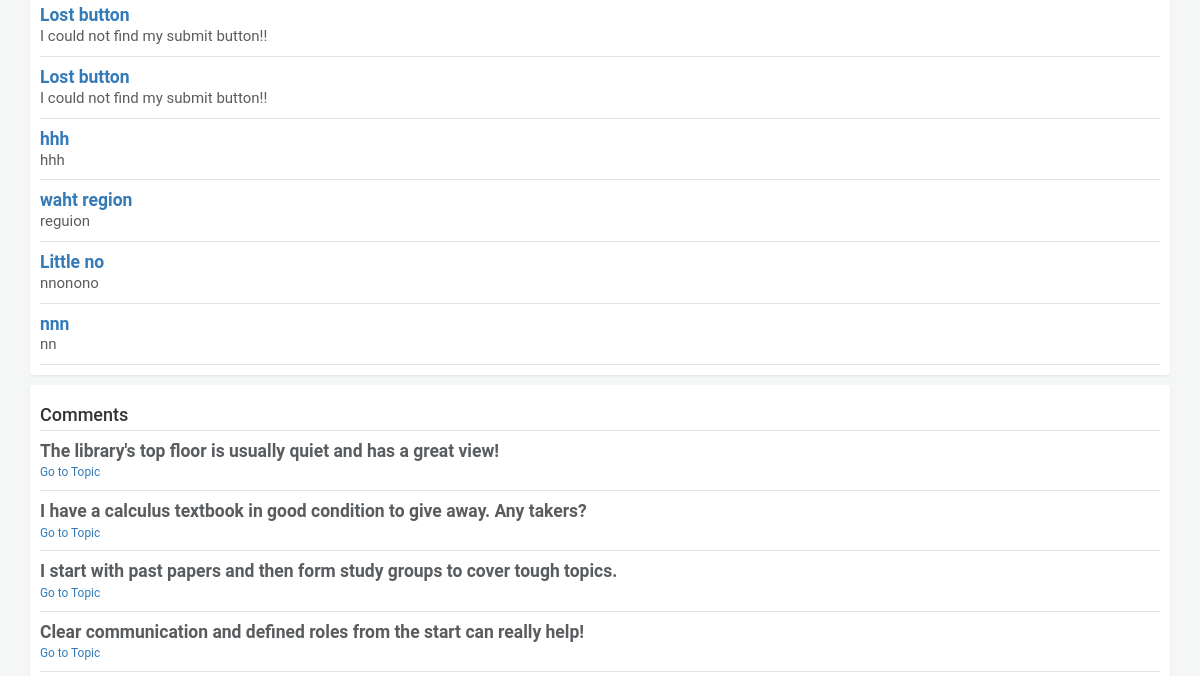
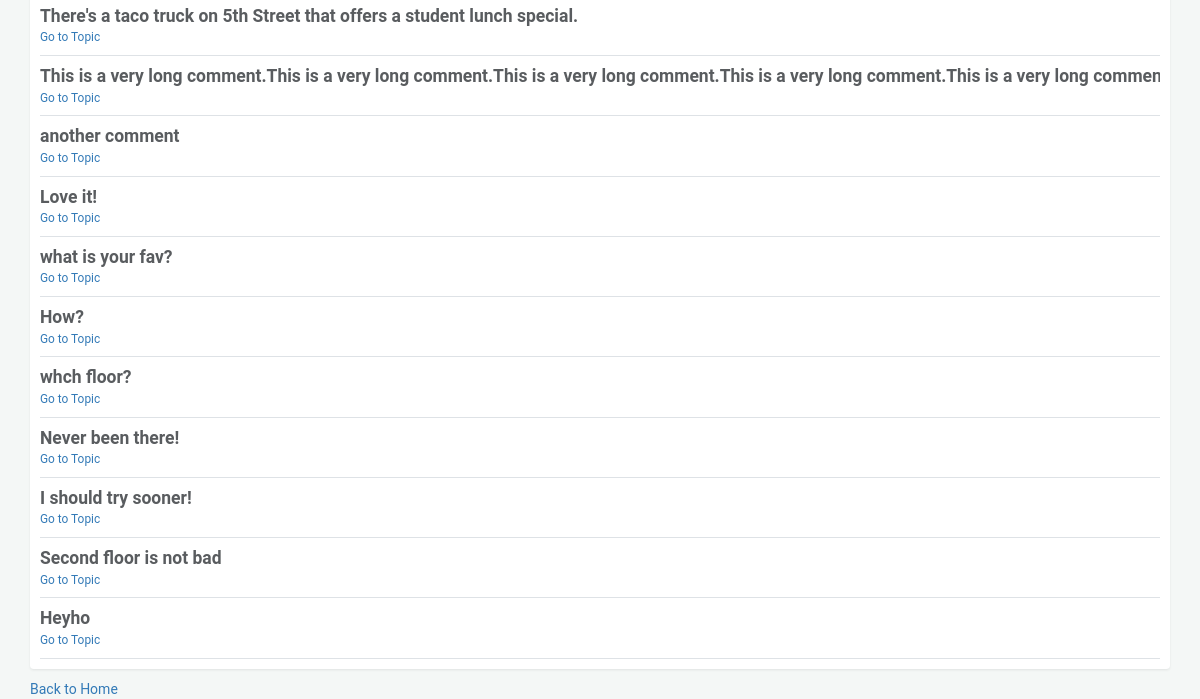
Before: /search_forum (lower part) with the older database file (2 pictures, top to bottom).
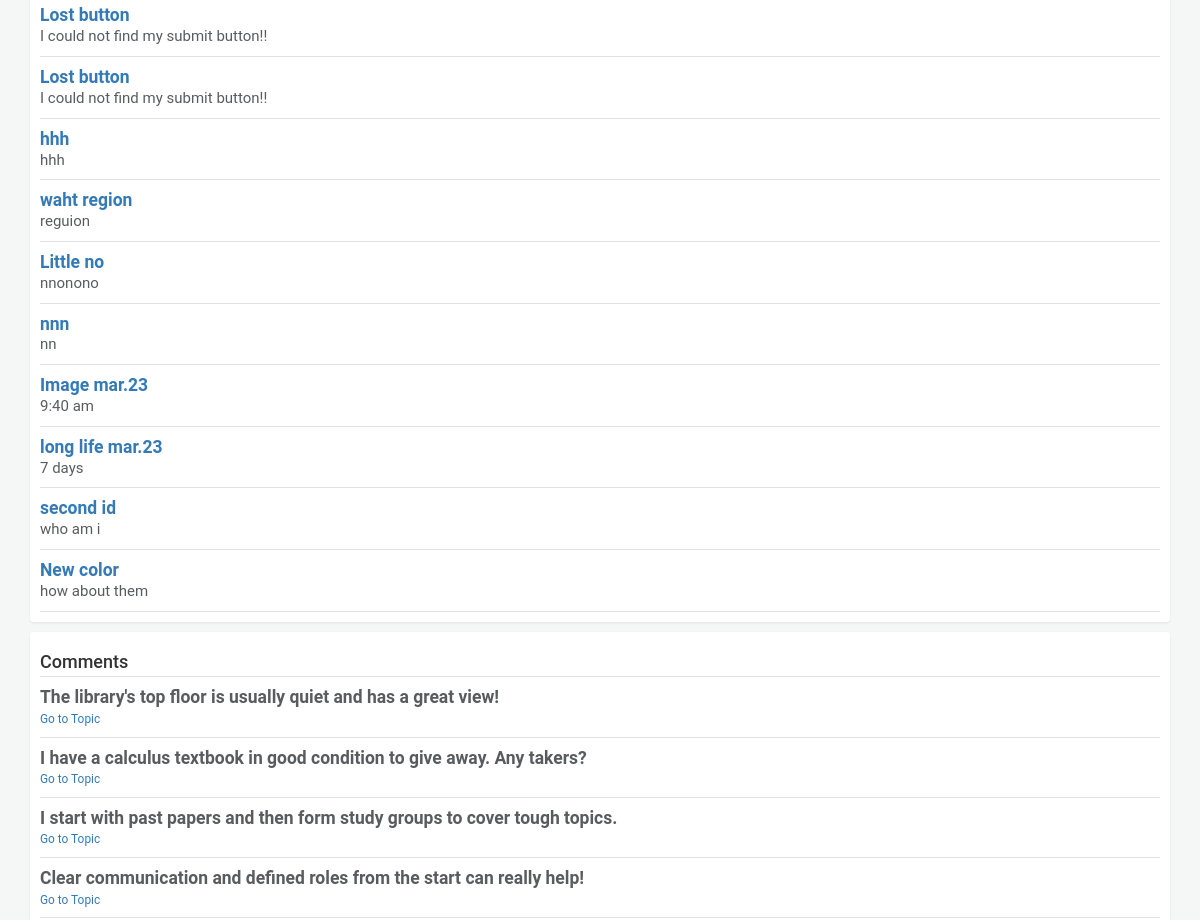
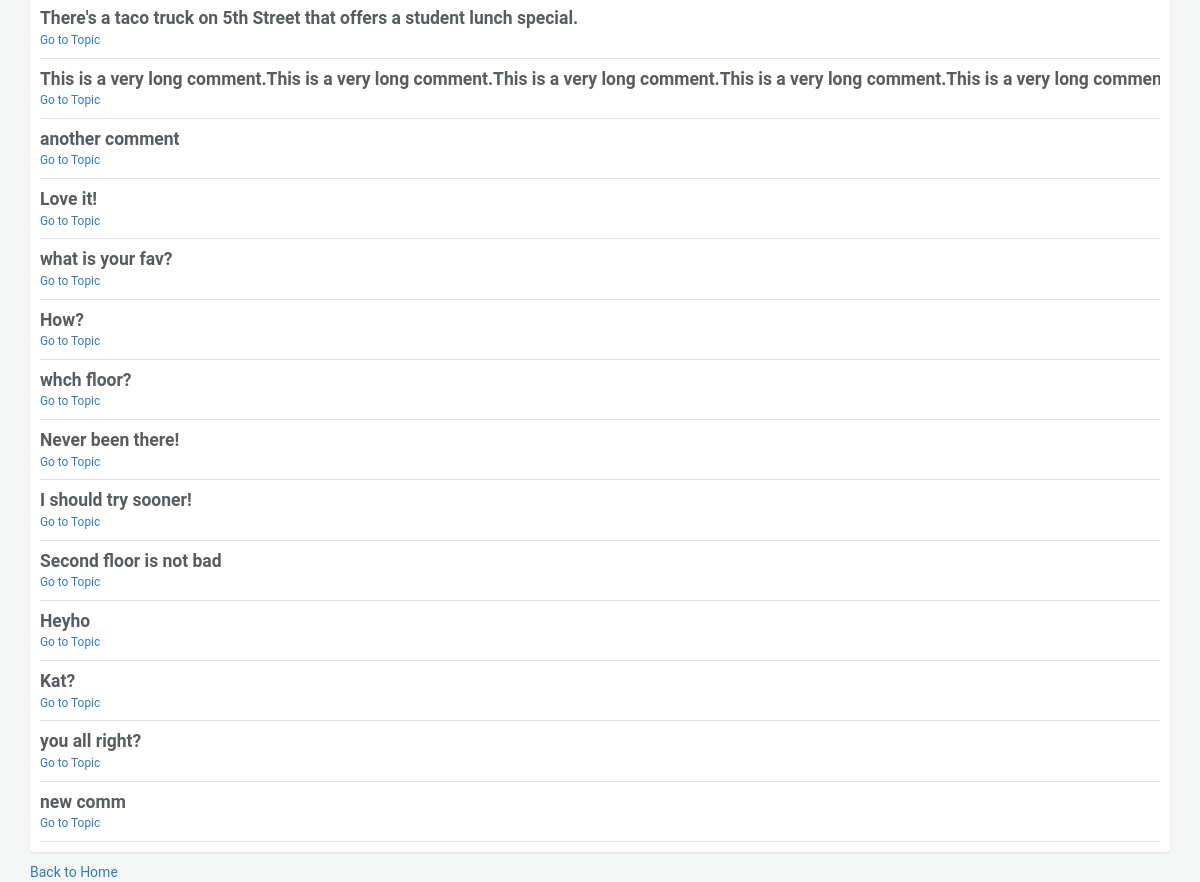
After: the same page with the newer database file (2 pictures, top to bottom).
### helper.py (models this page shows)
class Topic(db.Model):
    id = db.Column(db.Integer, primary_key=True)
    title = db.Column(db.String(80), nullable=False)
    description = db.Column(db.String(120))
    userId = db.Column(db.Integer, db.ForeignKey("user.userId"))

class Comment(db.Model):
    id = db.Column(db.Integer, primary_key=True)
    text = db.Column(db.String, nullable=False)
    topicId = db.Column(db.Integer, db.ForeignKey("topic.id"))
    userId = db.Column(db.Integer, db.ForeignKey("user.userId"))

### app.py (the view)
@app.route("/search_forum")
def search():
    global current_page
    current_page = "forum_page"
    query = request.args.get("query", "")
    matching_topics = Topic.query.filter(
        Topic.title.contains(query) | Topic.description.contains(query)
    ).all()
    matching_comments = Comment.query.filter(
        Comment.text.contains(query)
    ).all()
    results = {"topics": matching_topics, "comments": matching_comments}
    return render_template(
        "search_forum_results.html",
        results=results,
        query=query,
        userId=userId,
        current_page=current_page,
        username=username,
    )

### templates/search_forum_results.html (shortened to what this page needs)
<!doctype html>
<html lang="en">
    <head>
        <link href="https://cdn.jsdelivr.net/npm/bootstrap@5.3.2/dist/css/bootstrap.min.css" rel="stylesheet">
        <link rel="stylesheet" type="text/css" href="{{ url_for('static', filename='style.css') }}" />
        <link rel="stylesheet" href="http://maxcdn.bootstrapcdn.com/bootstrap/3.3.7/css/bootstrap.min.css">
        <link rel="stylesheet" href="https://cdnjs.cloudflare.com/ajax/libs/font-awesome/4.7.0/css/font-awesome.min.css">
        <link rel="stylesheet" type="text/css" href="{{ url_for('static', filename='task.css') }}" />
      </head>
<body>
  <div class="container my-4 truncate topicpage">
    <div class="my-3 p-3 bg-body rounded shadow-sm">
        {% for topic in results.topics %}
        <div class="d-flex text-muted pt-3">
          <div class="pb-3 mb-0 small lh-sm border-bottom w-100">
            <div class="d-flex justify-content-between">
              <strong class="text-gray-dark truncate">
                <a href="/forum/topic/{{ topic.id }}">{{ topic.title }}</a>
              </strong>
            </div>
            <span class="d-block truncate">{{ topic.description }}</span>
          </div>
        </div>
        {% else %}
        <p>No matching topics found.</p>
        {% endfor %}
      </div>
      <div class="my-3 p-3 bg-body rounded shadow-sm">
        <h4 class="border-bottom pb-2 mb-0">Comments</h4>
        {% for comment in results.comments %}
        <div class="d-flex text-muted pt-3 truncate">
          <div class="pb-3 mb-0 small lh-sm border-bottom w-100">
            <strong class="text-gray-dark truncate">
              {{ comment.text }}
            </strong>
            <a href="/forum/topic/{{ comment.topicId }}" class="d-block mt-1">Go to Topic</a>
          </div>
        </div>
        {% else %}
        <p>No matching comments found.</p>
        {% endfor %}
      </div>
    <a href="{{ url_for('forum_page') }}">Back to Home</a>
  </div>
</body>
</html>

Changed rows visible on the page:
added Topic: title "Image mar.23", description "9:40 am"
added Topic: title "long life mar.23", description "7 days"
added Topic: title "second id", description "who am i"
added Topic: title "New color", description "how about them"
added Comment: text "Kat?"
added Comment: text "you all right?"
added Comment: text "new comm"
